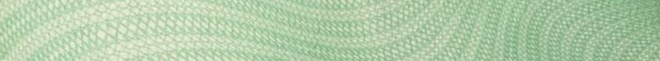
#> input picture data/background/bg2.jpg, 660 x 61 px
$ python bg_factory.py
#> lines starting #> are read from the running program, lines starting #| are printed output that depends on the picture
# -*- coding:utf-8 -*-
"""
@author zhangjian
"""

import os
import cv2
import random
import numpy as np


class bgFactory:

    def __init__(self, backgroud_dir, height=32, width=400):
#> called with backgroud_dir = '../../data/background', height = 32, width = 400
        self.all_bgs = self.get_bgs(backgroud_dir)
#> in get_bgs, bg is the input picture: shape (61, 660, 3); mean B, G, R 169, 204.3, 177.9
#> self.all_bgs = 1 item
        self.bgs_keys = list(self.all_bgs.keys())
#> self.bgs_keys = ['bg2']
        self.defaut_height = height
        self.defaut_width = width

    def get_bgs(self, bgs_dir):
        all_imgs = {}
        if os.path.exists(bgs_dir):
            all_files = os.listdir(bgs_dir)
            pic_files = list(filter(lambda x: os.path.splitext(x)[1] in ['.jpg', '.jpeg', '.png'], all_files))

            for fname in pic_files:
                bg = cv2.imread(os.path.join(bgs_dir, fname))
                bg_name = os.path.splitext(fname)[0].replace('_', '')
                all_imgs[bg_name] = bg
        return all_imgs

    def getnerate_bg(self, height=None, width=None, rgb=False):
#> called with rgb = False
        if height is None or width is None:
            height = self.defaut_height
            width = self.defaut_width
        bg_name = random.choice(self.bgs_keys)
#> bg_name = 'bg2'
        bg_img = self.all_bgs[bg_name]
        # check shape and resize
        h, w = bg_img.shape[0:2]
#> h = 61; w = 660
        if w < width or h < height:
            w1, h1 = int(w * height / h), height
            w2, h2 = width, int(h * width / w)
            if w1 >= width and h1 >= width:
                bg_img = cv2.resize(bg_img, (w1, h1), interpolation=cv2.INTER_AREA)
            else:
                bg_img = cv2.resize(bg_img, (w2, h2), interpolation=cv2.INTER_AREA)
        # random crop
        h, w = bg_img.shape[0:2]
        x = random.randint(0, w - width)
#> x = 215
        y = random.randint(0, h - height)
#> y = 1
        cropped_img = bg_img[y:y + height, x:x + width, :]
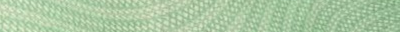
#> cropped_img: shape (32, 400, 3); mean B, G, R 163.4, 200.2, 171.4
        # rgb
        if not rgb:
            cropped_img = cv2.cvtColor(cropped_img,  cv2.COLOR_BGR2GRAY)
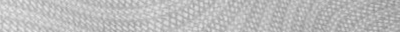
#> cropped_img: shape (32, 400); min 143, max 234, mean 187.4
            cropped_img = np.expand_dims(cropped_img, 2)
        return bg_name, cropped_img

    def play(self, FPS=5):
        while True:
            bg_name, bg_img = self.getnerate_bg(rgb=True)
            cv2.imshow('Play', bg_img)
            key = cv2.waitKey(int(1000/FPS))
            if key == ord('q'):
                break
        cv2.destroyAllWindows()


if __name__ == '__main__':
    bgf = bgFactory('../../data/background')
    # bgf.play()
    cv2.imshow('test', bgf.all_bgs['bg2'])
    _,img2 = bgf.getnerate_bg(rgb=False)
    cv2.imshow('test1', img2)
